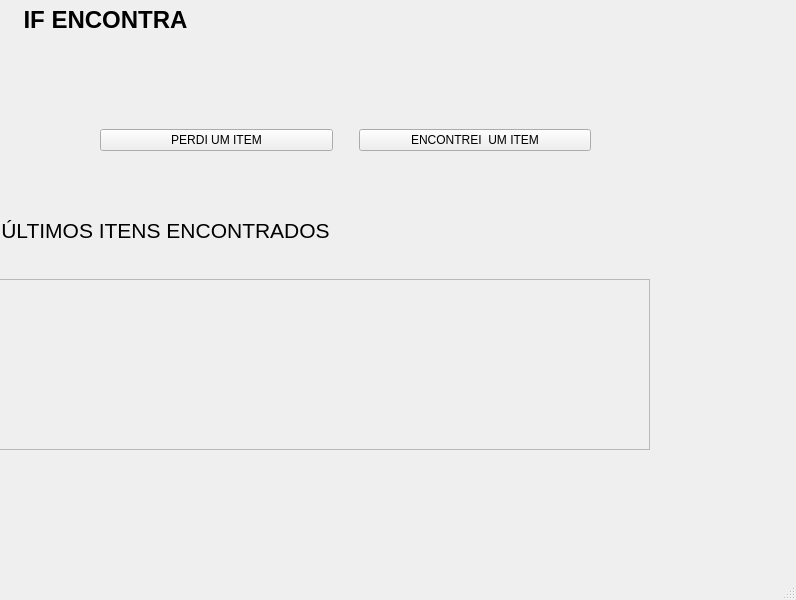
<?xml version="1.0" encoding="UTF-8"?>
<ui version="4.0">
 <class>MainWindow</class>
 <widget class="QMainWindow" name="MainWindow">
  <property name="enabled">
   <bool>true</bool>
  </property>
  <property name="geometry">
   <rect>
    <x>0</x>
    <y>0</y>
    <width>796</width>
    <height>600</height>
   </rect>
  </property>
  <property name="windowTitle">
   <string>MainWindow</string>
  </property>
  <widget class="QWidget" name="centralwidget">
   <widget class="QLabel" name="label">
    <property name="geometry">
     <rect>
      <x>-10</x>
      <y>0</y>
      <width>231</width>
      <height>41</height>
     </rect>
    </property>
    <property name="text">
     <string>&lt;html&gt;&lt;head/&gt;&lt;body&gt;&lt;p align=&quot;center&quot;&gt;&lt;span style=&quot; font-size:18pt; font-weight:600;&quot;&gt;IF ENCONTRA&lt;/span&gt;&lt;/p&gt;&lt;/body&gt;&lt;/html&gt;</string>
    </property>
   </widget>
   <widget class="QWidget" name="horizontalLayoutWidget">
    <property name="geometry">
     <rect>
      <x>100</x>
      <y>100</y>
      <width>491</width>
      <height>80</height>
     </rect>
    </property>
    <layout class="QHBoxLayout" name="horizontalLayout">
     <item>
      <widget class="QPushButton" name="pushButton">
       <property name="text">
        <string>PERDI UM ITEM</string>
       </property>
      </widget>
     </item>
     <item>
      <spacer name="horizontalSpacer">
       <property name="orientation">
        <enum>Qt::Vertical</enum>
       </property>
       <property name="sizeHint" stdset="0">
        <size>
         <width>20</width>
         <height>40</height>
        </size>
       </property>
      </spacer>
     </item>
     <item>
      <widget class="QPushButton" name="pushButton_2">
       <property name="text">
        <string>ENCONTREI  UM ITEM</string>
       </property>
       <property name="iconSize">
        <size>
         <width>20</width>
         <height>20</height>
        </size>
       </property>
      </widget>
     </item>
    </layout>
   </widget>
   <widget class="QLabel" name="label_2">
    <property name="geometry">
     <rect>
      <x>0</x>
      <y>210</y>
      <width>331</width>
      <height>41</height>
     </rect>
    </property>
    <property name="text">
     <string>&lt;html&gt;&lt;head/&gt;&lt;body&gt;&lt;p align=&quot;center&quot;&gt;&lt;span style=&quot; font-size:16pt;&quot;&gt;ÚLTIMOS ITENS ENCONTRADOS&lt;/span&gt;&lt;/p&gt;&lt;/body&gt;&lt;/html&gt;</string>
    </property>
   </widget>
   <widget class="QWidget" name="gridLayoutWidget">
    <property name="geometry">
     <rect>
      <x>-1</x>
      <y>279</y>
      <width>651</width>
      <height>171</height>
     </rect>
    </property>
    <layout class="QGridLayout" name="gridLayout">
     <item row="0" column="0">
      <widget class="QFrame" name="frame">
       <property name="frameShape">
        <enum>QFrame::StyledPanel</enum>
       </property>
       <property name="frameShadow">
        <enum>QFrame::Raised</enum>
       </property>
      </widget>
     </item>
    </layout>
   </widget>
  </widget>
  <widget class="QStatusBar" name="statusbar"/>
 </widget>
 <resources/>
 <connections/>
</ui>
